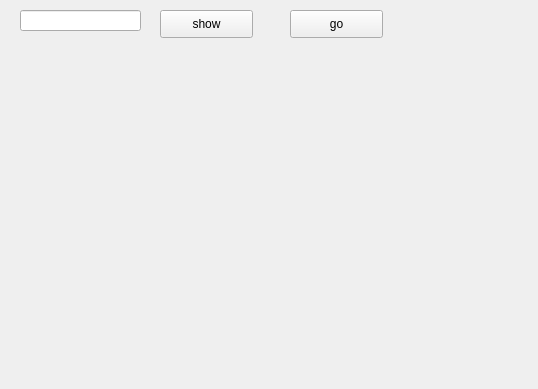
<?xml version="1.0" encoding="UTF-8"?>
<ui version="4.0">
 <class>Widget</class>
 <widget class="QWidget" name="Widget">
  <property name="geometry">
   <rect>
    <x>0</x>
    <y>0</y>
    <width>538</width>
    <height>389</height>
   </rect>
  </property>
  <property name="windowTitle">
   <string>Widget</string>
  </property>
  <widget class="QLineEdit" name="lineEdit">
   <property name="geometry">
    <rect>
     <x>20</x>
     <y>10</y>
     <width>121</width>
     <height>21</height>
    </rect>
   </property>
  </widget>
  <widget class="QPushButton" name="btnshow">
   <property name="geometry">
    <rect>
     <x>160</x>
     <y>10</y>
     <width>93</width>
     <height>28</height>
    </rect>
   </property>
   <property name="text">
    <string>show</string>
   </property>
  </widget>
  <widget class="QPushButton" name="btngo">
   <property name="geometry">
    <rect>
     <x>290</x>
     <y>10</y>
     <width>93</width>
     <height>28</height>
    </rect>
   </property>
   <property name="text">
    <string>go</string>
   </property>
  </widget>
  <widget class="QWidget" name="gridLayoutWidget">
   <property name="geometry">
    <rect>
     <x>10</x>
     <y>50</y>
     <width>521</width>
     <height>321</height>
    </rect>
   </property>
   <layout class="QGridLayout" name="gridLayout"/>
  </widget>
 </widget>
 <layoutdefault spacing="6" margin="11"/>
 <resources/>
 <connections/>
</ui>
